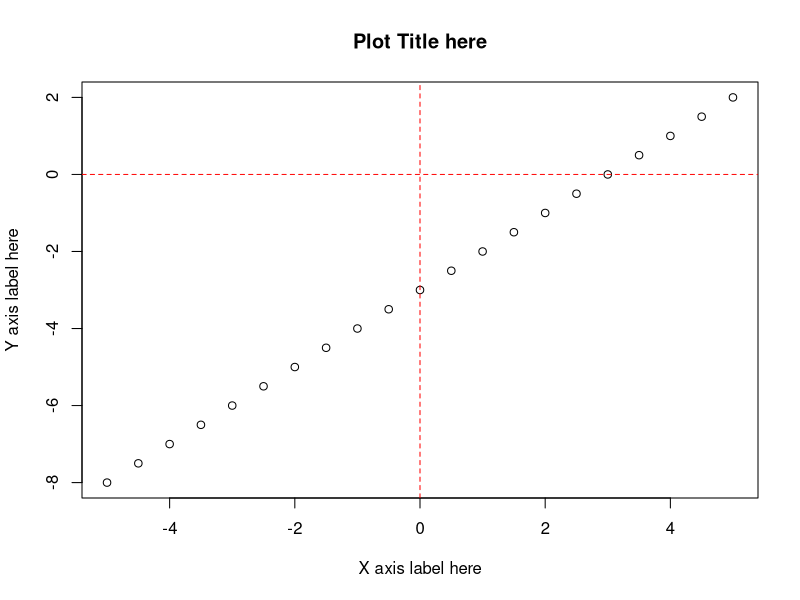
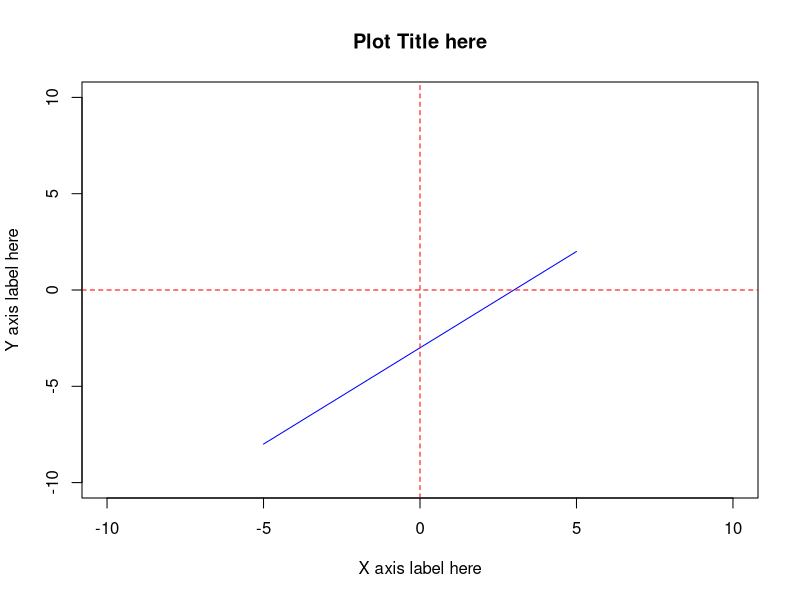
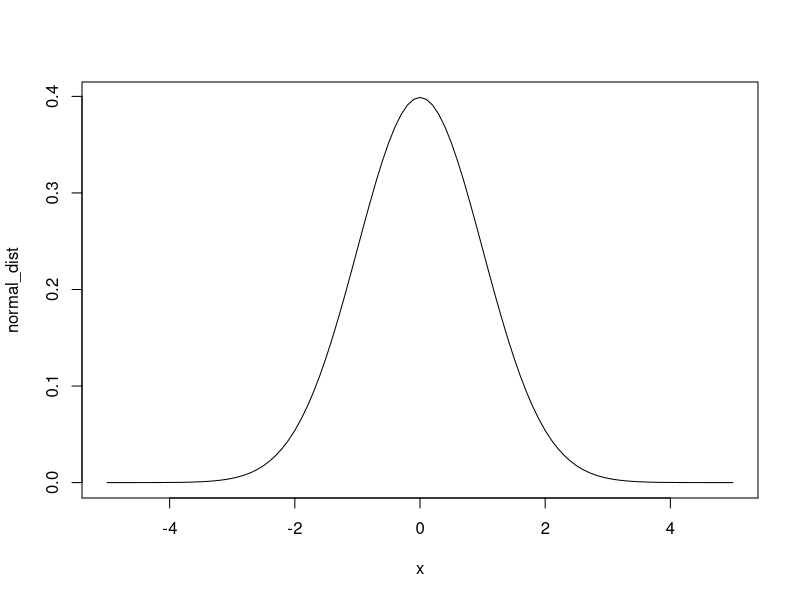
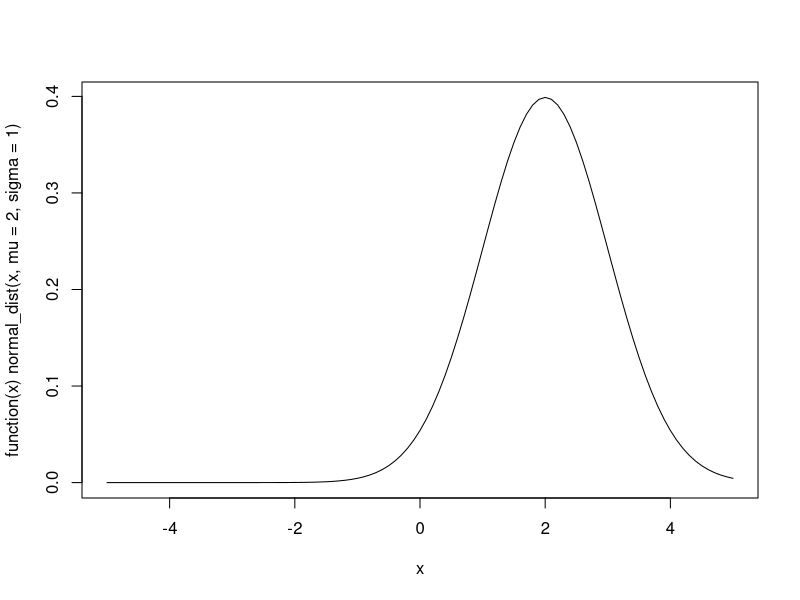
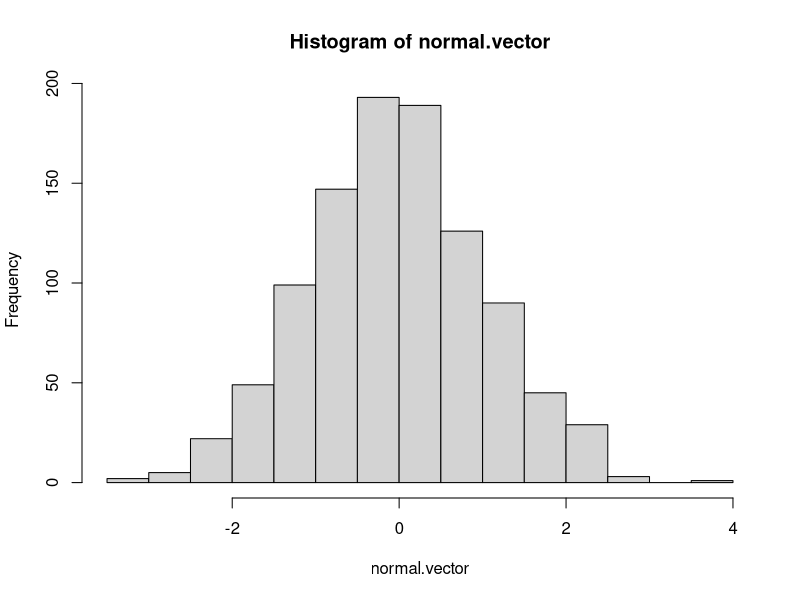
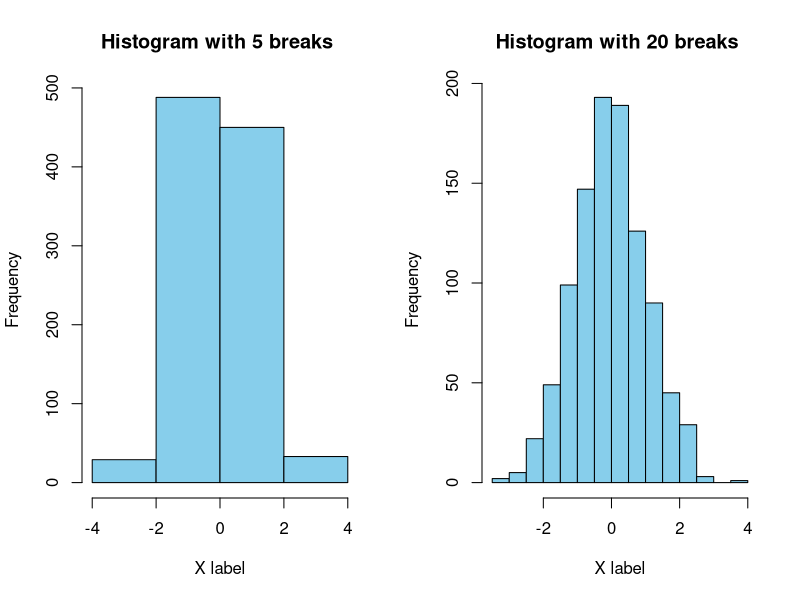
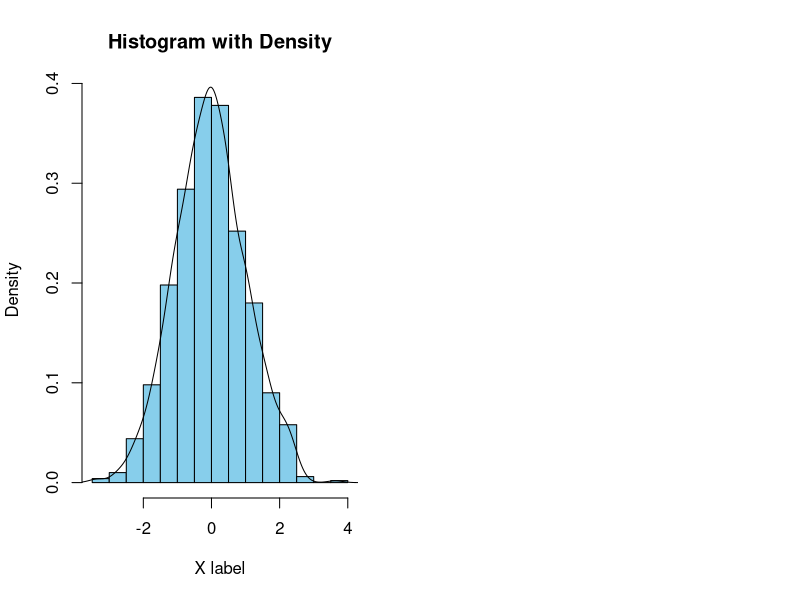
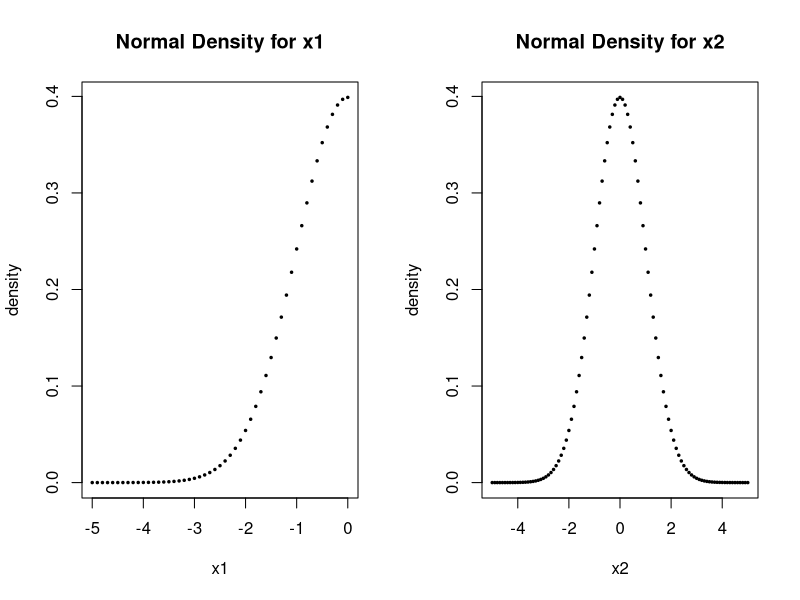

The R script that drew these images, in order:
## ---- chunk 1

x <- seq(-5, 5, by = 0.5) 

y <- x - 3

plot(x, y, 
     xlab = "X axis label here", 
     ylab = "Y axis label here", 
     main = "Plot Title here")

# These two lines draw the red dotted lines marking x = 0, y = 0
# the abline function adds custom lines to the plot generated above
abline(h = 0, lty = 2, col = 'red')
abline(v = 0, lty = 2, col = 'red')

## ---- chunk 2

plot(x, y,                       # input data
     type = 'l',                 # specifying type, 'p' for points 'l' for lines
     xlab = "X axis label here", # x axis label
     ylab = "Y axis label here", # y axis label
     main = "Plot Title here", # main title
     xlim = c(-10,10), # setting range for x
     ylim = c(-10,10), # setting range for y
     col = 'blue')     # set the color for data points 

# col can be a color name defined in R or a color generated by the function rgb()  
# or a code for a color. (google R colors for more help!)

# the abline function adds custom lines to the plot generated above
abline(h = 0, lty = 2, col = 'red')
abline(v = 0, lty = 2, col = 'red')

## ---- chunk 3

normal_dist <- function(x, mu = 0, sigma =1) {
  1/ (sigma * sqrt(2 * pi)) * exp( - ((x - mu)^2) / (2 * sigma ^ 2) )
}

plot(normal_dist, xlim = c(-5,5))

## ---- chunk 4

plot(function(x) normal_dist(x, mu = 2, sigma = 1), xlim = c(-5,5))

## ---- chunk 5
normal.vector <- rnorm(1000) 

# rnorm() generates random points from a normal distribution
# more information about this function will be covered in the next section                     
     
# most basic form
hist(normal.vector)
## ---- chunk 6

# adding options

par(mfrow = c(1,2))

hist(normal.vector,                   # input data
     xlab = "X label",                # x axis label
     main = "Histogram with 5 breaks ", # main title 
     col = "skyblue", # setting the fill color for bars
     breaks = 5) # breaks specifies the number of bins

hist(normal.vector,                   # input data
     xlab = "X label",                # x axis label
     main = "Histogram with 20 breaks ", # main title 
     col = "skyblue", # setting the fill color for bars
     breaks = 20) # breaks specifies the number of bins

## ---- chunk 7
hist(normal.vector,                   # input data
     xlab = "X label",                # x axis label
     main = "Histogram with Density", # main title 
     col = "skyblue", # setting the fill color for bars
     probability = TRUE) # Density instead of counts 

lines(density(normal.vector)) # add a density line to the histogram
## ---- chunk 8

# Generate 5 samples drawn from a normal distribution with mean = 0 and sd = 1
rnorm(n = 5, mean = 0, sd = 1)
## ---- chunk 9
par(mfrow = c(1,2)) # setting layout for plots ( 1 x 2 plot window)

x1 <- seq(-5, 0, by = 0.1) 

plot(x1, dnorm(x1, mean = 0,sd = 1),
     ylab = "density", 
     main = "Normal Density for x1",
     pch = 20, cex = 0.5) # pch option changes the style for points 

x2 <- seq(-5, 5, by = 0.1)

plot(x2, dnorm(x2, mean = 0,sd = 1), 
     ylab = "density", 
     main = "Normal Density for x2",
     pch = 20, cex = 0.5) # pch option changes the style for points 


## ---- chunk 10
par(mfrow=c(1,1))
plot(x2, dnorm(x2, mean = 0,sd = 1), 
     ylab = "density", 
     main = "Cumulative density, x = -1",
     type = 'l')

x_cord <- c(-5,seq(-5,-1, by = 0.1),-1)
y_cord <- c(0,dnorm(seq(-5,-1, by = 0.1)),0)
polygon(x_cord, y_cord, col = 'skyblue')
## ---- chunk 11
pnorm(-1, mean = 0,sd = 1)
## ---- chunk 12
par(mfrow=c(1,1))
plot(x2, dnorm(x2, mean = 0,sd = 1), 
     ylab = "density", 
     main = "Cumulative density, x = 1",
     type = 'l')

x_cord <- c(-5,seq(-5,1, by = 0.1),1)
y_cord <- c(0,dnorm(seq(-5,1, by = 0.1)),0)
polygon(x_cord, y_cord, col = 'skyblue')
## ---- chunk 13
pnorm(1, mean = 0,sd = 1)
## ---- chunk 14
par(mfrow=c(1,1))
plot(x2, dnorm(x2, mean = 0,sd = 1), 
     ylab = "density", 
     main = "Cumulative density, x = 1 (<-direction)",
     type = 'l')

x_cord <- c(1,seq(1,5, by = 0.1),5)
y_cord <- c(0,dnorm(seq(1,5, by = 0.1)),0)
polygon(x_cord, y_cord, col = 'skyblue')
## ---- chunk 15
pnorm(1, mean = 0,sd = 1, lower.tail = FALSE)
## ---- chunk 16
par(mfrow=c(1,1))
plot(x2, dnorm(x2, mean = 0,sd = 1), 
     ylab = "density", 
     main = "0.1, 0.5, 0.75 - Quantile Values",
     type = 'l')

abline(v = qnorm(0.1), lty = 2, col = 'red')
abline(v = qnorm(0.5), lty = 2, col = 'red')
abline(v = qnorm(0.75), lty = 2, col = 'red')

## ---- chunk 17
qnorm(0.1, mean = 0,sd = 1)  
qnorm(0.5, mean = 0,sd = 1)  
qnorm(0.75, mean = 0,sd = 1)  
## ---- chunk 18
x <- seq(-5, 5, by = 0.5) 

y <- 2 * x

plot(x,y)
abline(v = 0, lty = 2, col = 'red')
abline(h = 0, lty = 2, col = 'red')

x_cord <- c(0,1,2,2)
y_cord <- c(0,2,4,0)
polygon(x_cord, y_cord, col = 'skyblue')
## ---- chunk 19
pnorm_viz <- function(input_value){
    x_range <- seq(-5,5, by = 0.1)
    plot(x_range, dnorm(x_range, mean = 0,sd = 1), 
       ylab = "density", 
       main = "Normal distribution from -5 to 5",
       type = 'l')
    
    poly_sequence <- seq(-5,input_value, by = 0.1)
    x_cord <- c(-5,poly_sequence,input_value)
    y_cord <- c(0,dnorm(poly_sequence),0)
    polygon(x_cord, y_cord, col = 'skyblue')
    cat("Area Under the Curve = ", pnorm(input_value), "\n")
}
## ---- chunk 20
pnorm_viz(-1.5)
